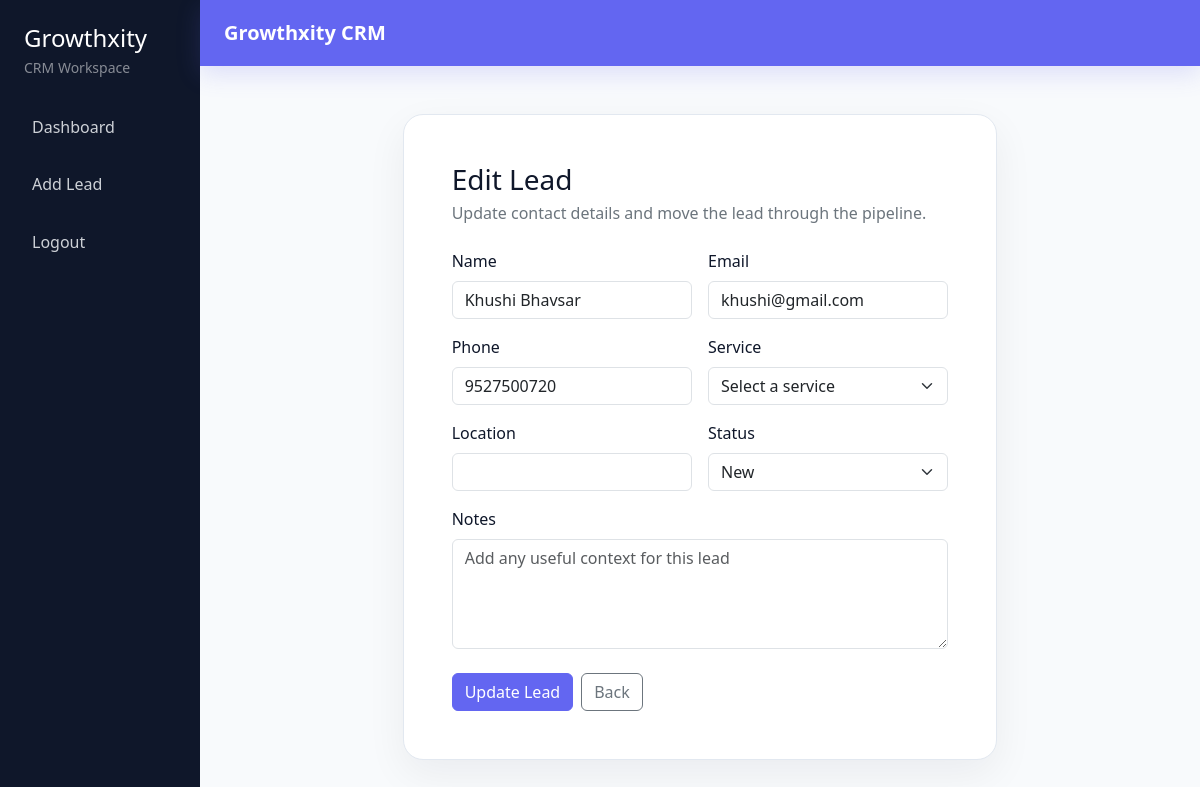
/edit-lead/3 (signed in), run on the app's committed database.
### models.py (models this page shows)
class Lead(db.Model):
    __tablename__ = "leads"
    STATUS_OPTIONS = (
        "New",
        "Contacted",
        "Qualified",
        "Proposal Sent",
        "Negotiation",
        "Won",
        "Lost",
    )
    VALID_STATUS_OPTIONS = STATUS_OPTIONS + ("Closed",)
    SERVICE_OPTIONS = (
        "Website Lead",
        "Web Development",
        "App Development",
        "SEO",
        "Performance Marketing",
        "CRM Setup",
        "Branding",
    )
    __table_args__ = (
        CheckConstraint(
            "status IN ('New', 'Contacted', 'Qualified', 'Proposal Sent', 'Negotiation', 'Won', 'Lost', 'Closed')",
            name="ck_leads_status_valid",
        ),
    )
    id = db.Column(db.Integer, primary_key=True)
    name = db.Column(db.String(100), nullable=False)
    email = db.Column(db.String(255), nullable=False)
    phone = db.Column(db.String(20), nullable=False)
    source = db.Column(db.String(100), nullable=True)
    service = db.Column(db.String(100), nullable=True)
    location = db.Column(db.String(120), nullable=True)
    notes = db.Column(db.Text, nullable=True)
    status = db.Column(db.String(50), nullable=False, default="New", index=True)
    user_id = db.Column(db.Integer, db.ForeignKey("users.id"), nullable=False, index=True)
    client_work_items = db.relationship(
        "ClientWork",
        backref="lead",
        lazy="selectin",
        cascade="all, delete-orphan",
    )

### leads.py (the view, shortened to what this page needs)
@leads.route("/edit-lead/<int:lead_id>", methods=["GET", "POST"])
@login_required
def edit_lead(lead_id):
    lead = get_user_lead_or_404(lead_id)
    error = None
    return render_template(
        "edit_lead.html",
        lead=lead,
        status_choices=Lead.STATUS_OPTIONS,
        service_choices=Lead.SERVICE_OPTIONS,
        error=error,
    )

### app.py (called while the page is built)
@login_manager.user_loader
def load_user(user_id):
    return db.session.get(User, int(user_id))

### leads.py (called while the page is built)
def get_user_lead_or_404(lead_id):
    lead = Lead.query.get_or_404(lead_id)
    if lead.user_id != current_user.id:
        abort(403)
    return lead

### templates/edit_lead.html (shortened to what this page needs)
{% extends "base.html" %}
{% block content %}
<div class="row justify-content-center">
    <div class="col-xl-8">
        <div class="page-card p-4 p-lg-5">
            <div class="mb-4">
                <h1 class="h3 mb-1">Edit Lead</h1>
                <p class="text-secondary mb-0">Update contact details and move the lead through the pipeline.</p>
            </div>
            <form method="post" class="row g-3">
                <div class="col-md-6">
                    <label for="name" class="form-label">Name</label>
                    <input type="text" id="name" name="name" value="{{ lead.name }}" class="form-control" required>
                </div>
                <div class="col-md-6">
                    <label for="email" class="form-label">Email</label>
                    <input type="email" id="email" name="email" value="{{ lead.email }}" class="form-control" required>
                </div>
                <div class="col-md-6">
                    <label for="phone" class="form-label">Phone</label>
                    <input type="text" id="phone" name="phone" value="{{ lead.phone }}" class="form-control" required>
                </div>
                <div class="col-md-6">
                    <label for="service" class="form-label">Service</label>
                    <select id="service" name="service" class="form-select" required>
                        <option value="">Select a service</option>
                    </select>
                </div>
                <div class="col-md-6">
                    <label for="location" class="form-label">Location</label>
                    <input type="text" id="location" name="location" value="{{ lead.location or '' }}" class="form-control" required>
                </div>
                <div class="col-md-6">
                    <label for="status" class="form-label">Status</label>
                    <select id="status" name="status" class="form-select" required>
                        {% for status in status_choices %}
                        <option value="{{ status }}" {% if status == lead.status %}selected{% endif %}>
                            {{ status }}
                        </option>
                        {% endfor %}
                    </select>
                </div>
                <div class="col-12">
                    <label for="notes" class="form-label">Notes</label>
                    <textarea id="notes" name="notes" class="form-control" rows="4" placeholder="Add any useful context for this lead">{{ lead.notes or '' }}</textarea>
                </div>
                <div class="col-12 d-flex gap-2 pt-2">
                    <button type="submit" class="btn btn-primary">Update Lead</button>
                    <a href="{{ url_for('leads.dashboard') }}" class="btn btn-outline-secondary">Back</a>
                </div>
            </form>
        </div>
    </div>
</div>
{% endblock %}

### templates/base.html (style rules this page uses)
:root { --gx-primary: #6366F1; --gx-sidebar: #0F172A; --gx-background: #F8FAFC; --gx-accent: #22C55E; --gx-text: #0f172a; --gx-muted: #64748b; --gx-border: #e2e8f0; }
body { background: var(--gx-background); color: var(--gx-text); }
.page-card { background: #fff; border: 1px solid var(--gx-border); border-radius: 1.25rem; box-shadow: 0 14px 40px rgba(15, 23, 42, 0.06); }
.btn-primary, .btn-primary:hover, .btn-primary:focus { background-color: var(--gx-primary); border-color: var(--gx-primary); }
.btn, .form-control, .form-select { transition: all 0.2s ease; }

### data on the page
Lead: name "Khushi Bhavsar", email "khushi@gmail.com", phone "9527500720", status "New"
